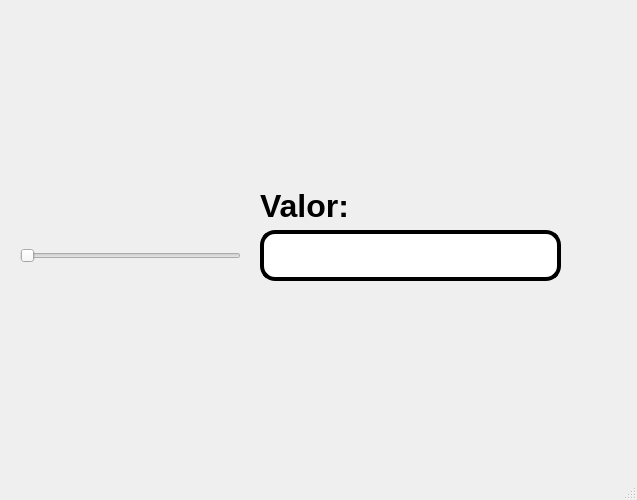
<?xml version="1.0" encoding="UTF-8"?>
<ui version="4.0">
 <class>MainWindow</class>
 <widget class="QMainWindow" name="MainWindow">
  <property name="geometry">
   <rect>
    <x>0</x>
    <y>0</y>
    <width>637</width>
    <height>500</height>
   </rect>
  </property>
  <property name="windowTitle">
   <string>MainWindow</string>
  </property>
  <widget class="QWidget" name="centralwidget">
   <widget class="QLabel" name="label_4">
    <property name="geometry">
     <rect>
      <x>430</x>
      <y>370</y>
      <width>171</width>
      <height>81</height>
     </rect>
    </property>
    <property name="styleSheet">
     <string notr="true"/>
    </property>
    <property name="text">
     <string/>
    </property>
    <property name="pixmap">
     <pixmap resource="../Archivos/Recursos.qrc">:/Ejercicios/8s85l9yb14k81.png</pixmap>
    </property>
    <property name="scaledContents">
     <bool>true</bool>
    </property>
   </widget>
   <widget class="QLabel" name="label_5">
    <property name="geometry">
     <rect>
      <x>260</x>
      <y>190</y>
      <width>131</width>
      <height>31</height>
     </rect>
    </property>
    <property name="font">
     <font>
      <pointsize>24</pointsize>
      <weight>75</weight>
      <bold>true</bold>
     </font>
    </property>
    <property name="text">
     <string>Valor:</string>
    </property>
   </widget>
   <widget class="QLineEdit" name="txt_valor">
    <property name="geometry">
     <rect>
      <x>260</x>
      <y>230</y>
      <width>301</width>
      <height>51</height>
     </rect>
    </property>
    <property name="font">
     <font>
      <pointsize>24</pointsize>
     </font>
    </property>
    <property name="styleSheet">
     <string notr="true">border: 4px solid black;
border-radius: 15px;</string>
    </property>
    <property name="alignment">
     <set>Qt::AlignCenter</set>
    </property>
   </widget>
   <widget class="QSlider" name="horizontalSlider">
    <property name="geometry">
     <rect>
      <x>20</x>
      <y>230</y>
      <width>221</width>
      <height>51</height>
     </rect>
    </property>
    <property name="orientation">
     <enum>Qt::Horizontal</enum>
    </property>
   </widget>
   <widget class="QLabel" name="label_2">
    <property name="geometry">
     <rect>
      <x>20</x>
      <y>30</y>
      <width>231</width>
      <height>91</height>
     </rect>
    </property>
    <property name="text">
     <string/>
    </property>
    <property name="pixmap">
     <pixmap resource="../Archivos/Recursos.qrc">:/Logos/log_uat_nuevo.png</pixmap>
    </property>
    <property name="scaledContents">
     <bool>true</bool>
    </property>
   </widget>
   <widget class="QLabel" name="label">
    <property name="geometry">
     <rect>
      <x>500</x>
      <y>30</y>
      <width>111</width>
      <height>101</height>
     </rect>
    </property>
    <property name="text">
     <string/>
    </property>
    <property name="pixmap">
     <pixmap resource="../Archivos/Recursos.qrc">:/Logos/logo fit.png</pixmap>
    </property>
    <property name="scaledContents">
     <bool>true</bool>
    </property>
   </widget>
  </widget>
  <widget class="QMenuBar" name="menubar">
   <property name="geometry">
    <rect>
     <x>0</x>
     <y>0</y>
     <width>637</width>
     <height>21</height>
    </rect>
   </property>
  </widget>
  <widget class="QStatusBar" name="statusbar"/>
 </widget>
 <resources>
  <include location="../Archivos/Recursos.qrc"/>
 </resources>
 <connections/>
</ui>
